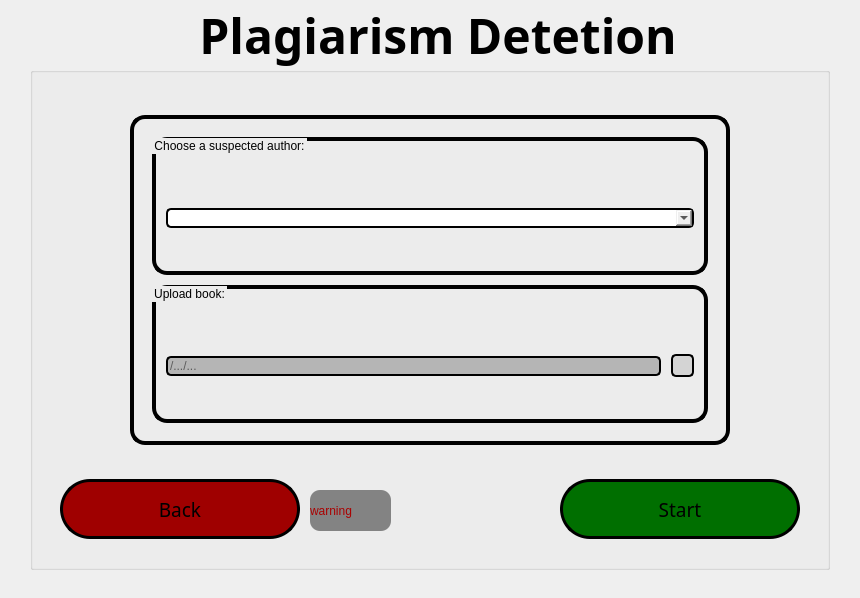
<?xml version="1.0" encoding="UTF-8"?>
<ui version="4.0">
 <class>PlagiarismWindow</class>
 <widget class="QMainWindow" name="PlagiarismWindow">
  <property name="geometry">
   <rect>
    <x>0</x>
    <y>0</y>
    <width>860</width>
    <height>598</height>
   </rect>
  </property>
  <property name="windowTitle">
   <string>Plagiarism Detection</string>
  </property>
  <widget class="QWidget" name="centralwidget">
   <widget class="QLabel" name="backgroundImg">
    <property name="geometry">
     <rect>
      <x>0</x>
      <y>0</y>
      <width>860</width>
      <height>600</height>
     </rect>
    </property>
    <property name="text">
     <string/>
    </property>
    <property name="pixmap">
     <pixmap>../RESOURCES/background2.jpg</pixmap>
    </property>
    <property name="scaledContents">
     <bool>true</bool>
    </property>
   </widget>
   <widget class="QGroupBox" name="groupBox">
    <property name="enabled">
     <bool>true</bool>
    </property>
    <property name="geometry">
     <rect>
      <x>30</x>
      <y>0</y>
      <width>800</width>
      <height>570</height>
     </rect>
    </property>
    <property name="palette">
     <palette>
      <active>
       <colorrole role="WindowText">
        <brush brushstyle="SolidPattern">
         <color alpha="255">
          <red>0</red>
          <green>0</green>
          <blue>0</blue>
         </color>
        </brush>
       </colorrole>
       <colorrole role="Button">
        <brush brushstyle="SolidPattern">
         <color alpha="255">
          <red>0</red>
          <green>0</green>
          <blue>127</blue>
         </color>
        </brush>
       </colorrole>
       <colorrole role="Text">
        <brush brushstyle="SolidPattern">
         <color alpha="255">
          <red>0</red>
          <green>0</green>
          <blue>0</blue>
         </color>
        </brush>
       </colorrole>
       <colorrole role="ButtonText">
        <brush brushstyle="SolidPattern">
         <color alpha="255">
          <red>0</red>
          <green>0</green>
          <blue>0</blue>
         </color>
        </brush>
       </colorrole>
       <colorrole role="Base">
        <brush brushstyle="SolidPattern">
         <color alpha="255">
          <red>255</red>
          <green>255</green>
          <blue>255</blue>
         </color>
        </brush>
       </colorrole>
       <colorrole role="ToolTipText">
        <brush brushstyle="SolidPattern">
         <color alpha="255">
          <red>0</red>
          <green>0</green>
          <blue>0</blue>
         </color>
        </brush>
       </colorrole>
      </active>
      <inactive>
       <colorrole role="WindowText">
        <brush brushstyle="SolidPattern">
         <color alpha="255">
          <red>0</red>
          <green>0</green>
          <blue>0</blue>
         </color>
        </brush>
       </colorrole>
       <colorrole role="Button">
        <brush brushstyle="SolidPattern">
         <color alpha="255">
          <red>0</red>
          <green>0</green>
          <blue>127</blue>
         </color>
        </brush>
       </colorrole>
       <colorrole role="Text">
        <brush brushstyle="SolidPattern">
         <color alpha="255">
          <red>0</red>
          <green>0</green>
          <blue>0</blue>
         </color>
        </brush>
       </colorrole>
       <colorrole role="ButtonText">
        <brush brushstyle="SolidPattern">
         <color alpha="255">
          <red>0</red>
          <green>0</green>
          <blue>0</blue>
         </color>
        </brush>
       </colorrole>
       <colorrole role="Base">
        <brush brushstyle="SolidPattern">
         <color alpha="255">
          <red>255</red>
          <green>255</green>
          <blue>255</blue>
         </color>
        </brush>
       </colorrole>
       <colorrole role="ToolTipText">
        <brush brushstyle="SolidPattern">
         <color alpha="255">
          <red>0</red>
          <green>0</green>
          <blue>0</blue>
         </color>
        </brush>
       </colorrole>
      </inactive>
      <disabled>
       <colorrole role="WindowText">
        <brush brushstyle="SolidPattern">
         <color alpha="255">
          <red>0</red>
          <green>0</green>
          <blue>0</blue>
         </color>
        </brush>
       </colorrole>
       <colorrole role="Button">
        <brush brushstyle="SolidPattern">
         <color alpha="255">
          <red>0</red>
          <green>0</green>
          <blue>127</blue>
         </color>
        </brush>
       </colorrole>
       <colorrole role="Text">
        <brush brushstyle="SolidPattern">
         <color alpha="255">
          <red>0</red>
          <green>0</green>
          <blue>0</blue>
         </color>
        </brush>
       </colorrole>
       <colorrole role="ButtonText">
        <brush brushstyle="SolidPattern">
         <color alpha="255">
          <red>0</red>
          <green>0</green>
          <blue>0</blue>
         </color>
        </brush>
       </colorrole>
       <colorrole role="Base">
        <brush brushstyle="SolidPattern">
         <color alpha="255">
          <red>240</red>
          <green>240</green>
          <blue>240</blue>
         </color>
        </brush>
       </colorrole>
       <colorrole role="ToolTipText">
        <brush brushstyle="SolidPattern">
         <color alpha="255">
          <red>0</red>
          <green>0</green>
          <blue>0</blue>
         </color>
        </brush>
       </colorrole>
      </disabled>
     </palette>
    </property>
    <property name="font">
     <font>
      <family>Sitka Heading</family>
      <pointsize>36</pointsize>
      <weight>75</weight>
      <bold>true</bold>
      <underline>false</underline>
     </font>
    </property>
    <property name="styleSheet">
     <string notr="true">color: rgb(0, 0, 0);</string>
    </property>
    <property name="title">
     <string>Plagiarism Detetion</string>
    </property>
    <property name="alignment">
     <set>Qt::AlignCenter</set>
    </property>
    <widget class="QPushButton" name="startBtn">
     <property name="enabled">
      <bool>true</bool>
     </property>
     <property name="geometry">
      <rect>
       <x>530</x>
       <y>479</y>
       <width>240</width>
       <height>60</height>
      </rect>
     </property>
     <property name="font">
      <font>
       <family>Sitka Small</family>
       <pointsize>14</pointsize>
       <weight>9</weight>
       <italic>false</italic>
       <bold>false</bold>
      </font>
     </property>
     <property name="acceptDrops">
      <bool>false</bool>
     </property>
     <property name="autoFillBackground">
      <bool>false</bool>
     </property>
     <property name="styleSheet">
      <string notr="true">background-color: rgb(0, 111, 0);
font: 75 14pt &quot;Sitka Small&quot;;
color: rgb(0, 0, 0);
border-width: 3px;
border-radius: 30px;
border-color: rgb(0, 0, 0);
border-style: solid;
                        </string>
     </property>
     <property name="text">
      <string>Start</string>
     </property>
     <property name="checkable">
      <bool>false</bool>
     </property>
     <property name="autoDefault">
      <bool>false</bool>
     </property>
     <property name="default">
      <bool>false</bool>
     </property>
     <property name="flat">
      <bool>false</bool>
     </property>
    </widget>
    <widget class="QPushButton" name="backBtn">
     <property name="enabled">
      <bool>true</bool>
     </property>
     <property name="geometry">
      <rect>
       <x>30</x>
       <y>479</y>
       <width>240</width>
       <height>60</height>
      </rect>
     </property>
     <property name="font">
      <font>
       <family>Sitka Small</family>
       <pointsize>14</pointsize>
       <weight>9</weight>
       <italic>false</italic>
       <bold>false</bold>
      </font>
     </property>
     <property name="acceptDrops">
      <bool>false</bool>
     </property>
     <property name="autoFillBackground">
      <bool>false</bool>
     </property>
     <property name="styleSheet">
      <string notr="true">
background-color: rgb(159, 0, 0);
font: 75 14pt &quot;Sitka Small&quot;;
color: rgb(0, 0, 0);
border-width: 3px;
border-radius: 30px;
border-color: rgb(0, 0, 0);
border-style: solid;
                        </string>
     </property>
     <property name="text">
      <string>Back</string>
     </property>
     <property name="icon">
      <iconset>
       <normaloff>../RESOURCES/left_icon.png</normaloff>../RESOURCES/left_icon.png</iconset>
     </property>
     <property name="iconSize">
      <size>
       <width>24</width>
       <height>24</height>
      </size>
     </property>
     <property name="checkable">
      <bool>false</bool>
     </property>
     <property name="autoDefault">
      <bool>false</bool>
     </property>
     <property name="default">
      <bool>false</bool>
     </property>
     <property name="flat">
      <bool>false</bool>
     </property>
    </widget>
    <widget class="QFrame" name="verticalFrame">
     <property name="geometry">
      <rect>
       <x>100</x>
       <y>115</y>
       <width>600</width>
       <height>330</height>
      </rect>
     </property>
     <property name="font">
      <font>
       <family>Sitka Small</family>
       <pointsize>10</pointsize>
       <weight>50</weight>
       <italic>false</italic>
       <bold>false</bold>
      </font>
     </property>
     <property name="autoFillBackground">
      <bool>false</bool>
     </property>
     <property name="styleSheet">
      <string notr="true">border-width: 4px;
border-radius: 15px;
border-color: rgb(0, 0, 0);
border-style: solid;
font: 10pt &quot;Sitka Small&quot;;
                            color: rgb(0, 0, 0);
                            background-color: qlineargradient(spread:pad, x1:0.996, y1:0.0340909, x2:1, y2:0, stop:1
                            rgba(100, 104, 108, 170));
                        </string>
     </property>
     <layout class="QVBoxLayout" name="verticalLayout">
      <property name="spacing">
       <number>10</number>
      </property>
      <property name="leftMargin">
       <number>18</number>
      </property>
      <property name="topMargin">
       <number>18</number>
      </property>
      <property name="rightMargin">
       <number>18</number>
      </property>
      <property name="bottomMargin">
       <number>18</number>
      </property>
      <item>
       <widget class="QGroupBox" name="verticalGroupBox">
        <property name="title">
         <string>Choose a suspected author:</string>
        </property>
        <layout class="QVBoxLayout" name="verticalLayout_2" stretch="0">
         <property name="spacing">
          <number>10</number>
         </property>
         <property name="leftMargin">
          <number>10</number>
         </property>
         <property name="topMargin">
          <number>48</number>
         </property>
         <property name="rightMargin">
          <number>10</number>
         </property>
         <property name="bottomMargin">
          <number>24</number>
         </property>
         <item>
          <widget class="QComboBox" name="authorComboBox">
           <property name="styleSheet">
            <string notr="true">border-width: 2px;
border-radius: 5px;
border-color: rgb(0, 0, 0);
border-style: solid;</string>
           </property>
          </widget>
         </item>
        </layout>
       </widget>
      </item>
      <item>
       <widget class="QGroupBox" name="horizontalGroupBox">
        <property name="sizePolicy">
         <sizepolicy hsizetype="Preferred" vsizetype="Preferred">
          <horstretch>0</horstretch>
          <verstretch>0</verstretch>
         </sizepolicy>
        </property>
        <property name="minimumSize">
         <size>
          <width>0</width>
          <height>0</height>
         </size>
        </property>
        <property name="styleSheet">
         <string notr="true"/>
        </property>
        <property name="title">
         <string>Upload book:</string>
        </property>
        <layout class="QHBoxLayout" name="horizontalLayout">
         <property name="spacing">
          <number>10</number>
         </property>
         <property name="leftMargin">
          <number>10</number>
         </property>
         <property name="topMargin">
          <number>48</number>
         </property>
         <property name="rightMargin">
          <number>10</number>
         </property>
         <property name="bottomMargin">
          <number>24</number>
         </property>
         <item>
          <widget class="QLineEdit" name="inputPath">
           <property name="styleSheet">
            <string notr="true">border-width: 2px;
border-radius: 5px;
border-color: rgb(0, 0, 0);
border-style: solid;
background-color: rgb(181, 181, 181);
color: rgb(0, 0, 0);</string>
           </property>
           <property name="readOnly">
            <bool>true</bool>
           </property>
           <property name="placeholderText">
            <string>/.../...</string>
           </property>
          </widget>
         </item>
         <item>
          <widget class="QToolButton" name="uploadBtn">
           <property name="minimumSize">
            <size>
             <width>0</width>
             <height>0</height>
            </size>
           </property>
           <property name="mouseTracking">
            <bool>false</bool>
           </property>
           <property name="autoFillBackground">
            <bool>false</bool>
           </property>
           <property name="styleSheet">
            <string notr="true">background-color: rgb(212, 212, 212);
border-width: 2px;
border-radius: 5px;
border-color: rgb(0, 0, 0);
border-style: solid;</string>
           </property>
           <property name="text">
            <string/>
           </property>
           <property name="icon">
            <iconset>
             <normaloff>../RESOURCES/upload_icon.png</normaloff>../RESOURCES/upload_icon.png</iconset>
           </property>
          </widget>
         </item>
        </layout>
       </widget>
      </item>
     </layout>
    </widget>
    <widget class="QLabel" name="errorMsg">
     <property name="geometry">
      <rect>
       <x>280</x>
       <y>490</y>
       <width>81</width>
       <height>41</height>
      </rect>
     </property>
     <property name="layoutDirection">
      <enum>Qt::RightToLeft</enum>
     </property>
     <property name="styleSheet">
      <string notr="true">background-color: qlineargradient(spread:pad, x1:0.983, y1:0.00568182, x2:0.996, y2:0, stop:1 rgba(48, 48, 48, 143));
color: rgb(170, 0, 0);
font: 75 8pt &quot;System&quot;;
border-radius: 10px;
border-style: solid;
border-width: 0px
</string>
     </property>
     <property name="text">
      <string>warning</string>
     </property>
     <property name="margin">
      <number>5</number>
     </property>
    </widget>
   </widget>
  </widget>
 </widget>
 <resources/>
 <connections/>
</ui>
